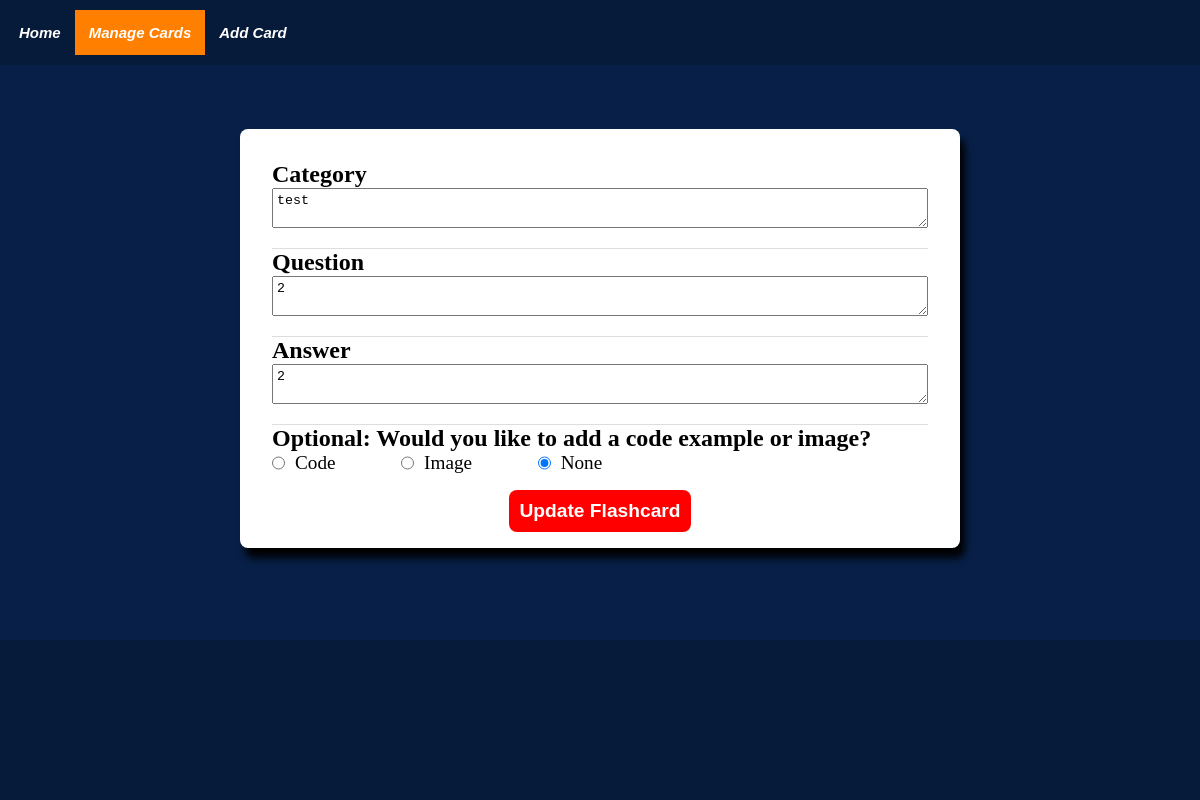
The page /edit_flashcard/5 on the database as committed earlier.
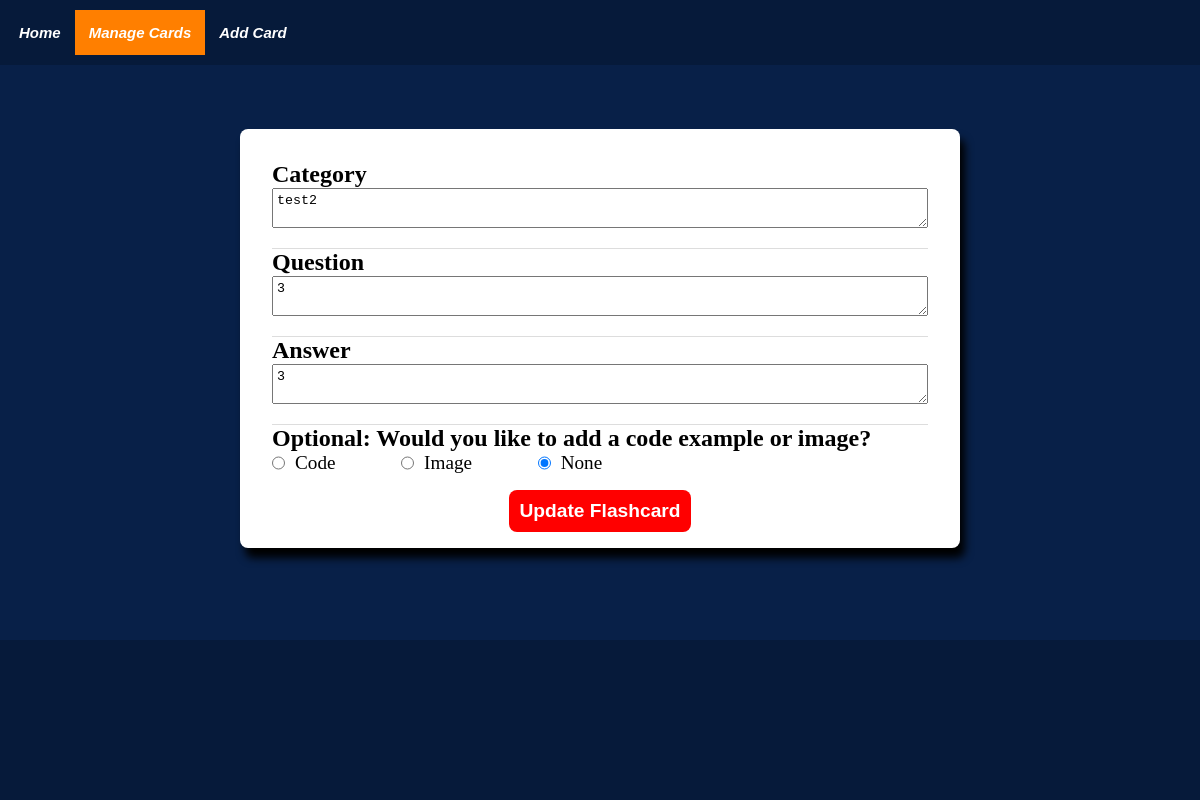
The same page on the database as committed later.
### tables this page shows
CREATE TABLE Flashcards(
                    cid INTEGER PRIMARY KEY AUTOINCREMENT,
                    category TEXT NOT NULL,
                    question TEXT NOT NULL,
                    answer TEXT NOT NULL,
                    figure_id INTEGER REFERENCES Figure(fid)        
            );

### app.py (the view)
@app.route("/edit_flashcard/<key>")
def edit_flashcard_route(key):
    data = database.view_card(key=key)
    return render_template('edit_flashcard.html', nav_id="manage-page", data=data)

### templates/edit_flashcard.html (shortened to what this page needs)
{% extends "base.html" %}
{% block content %}
<div class="flashcard-content">
    <form action="{{ url_for('update_flashcard_route', key=data['key']) }}" method="post" enctype="multipart/form-data">
        <div class="flashcard-content-inner">
            <h2>Category</h2>
            <textarea id="category" name="category" rows="4">{{ data['category'] | escape }}</textarea>
        </div>
        <div class="flashcard-content-inner">
            <h2>Question</h2>
            <textarea id="question" name="question" rows="4">{{ data['question'] | escape }}</textarea>
        </div>
        <div class="flashcard-content-inner">
            <h2>Answer</h2>
            <textarea id="answer" name="answer" rows="4">{{ data['answer'] | escape }}</textarea>
        </div>
        <div class="flashcard-content-inner">
            <h2>Optional: Would you like to add a code example or image?</h2>
            <div class="radio-input">
                <input type="radio" id="code-selection" name="input-type" value="code" onclick="toggleFields('code')" {% if data['code'] %}checked{% endif %}>
                <label for="code">Code</label>
                <input type="radio" id="image-selection" name="input-type" value="image" onclick="toggleFields('image')" {% if data['image_file'] %}checked{% endif %}>
                <label for="image">Image</label>
                <input type="radio" id="none-type" name="input-type" value="none" onclick="toggleFields('none')" {% if not data['code'] and not data['image_file'] %}checked{% endif %}>
                <label for="none-type">None</label>
            </div>
        </div>
        <button type="submit">Update Flashcard</button>
    </form>
</div>
{% endblock %}

Rows that differ between the two databases and show on the page:
changed Flashcards: category "test" → "test2"; question "2" → "3"; answer "2" → "3"
